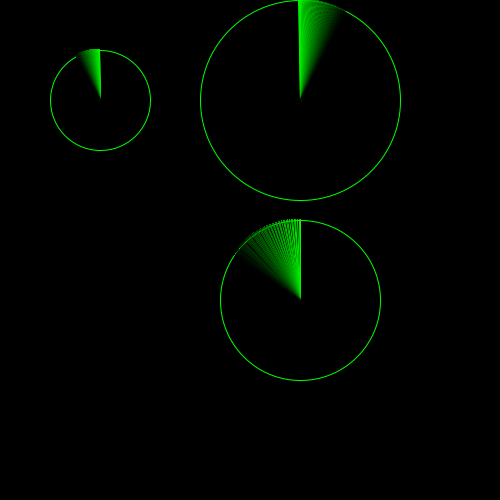
Frame 1 (no input)
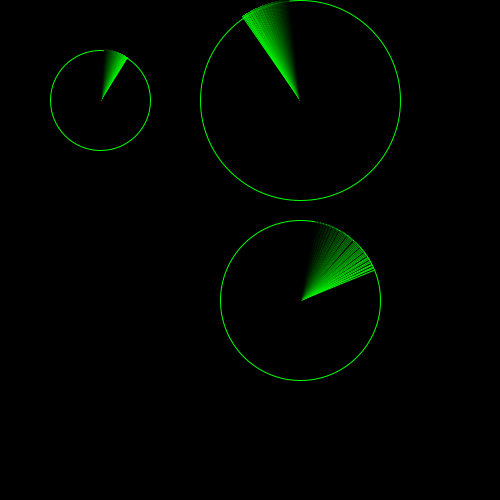
Frame 60 (the mouse pressed at the canvas centre just before this capture)
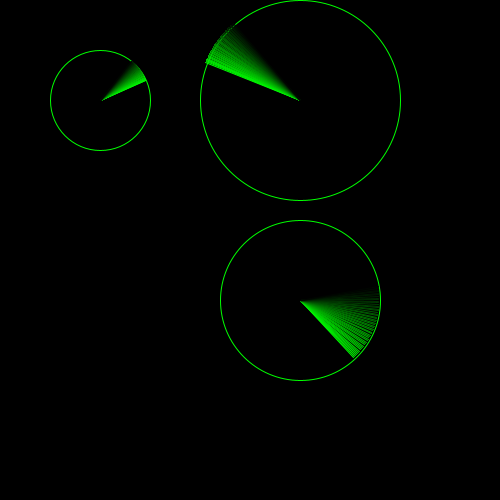
Frame 120 (the mouse held since frame 60 and released just before this capture)

The Processing sketch that drew these frames (run headless with seeded random() and noise(); from frame 60 on, the mouse is pressed at the canvas centre):

// Processing sketch: RadarExample
// ── RadarExample.pde
void setup()
{
  size(500, 500);
  cx = width / 2;
  cy = height / 2;
  smooth();
  
  radars.add(new Radar(100, 100, 50, 0.01f));  
  radars.add(new Radar(300, 100, 100, -0.01f));
  radars.add(new Radar(300, 300, 80, 0.02f));   
}

float speed = 0.01;
int trailLength = 50;  
float theta = 0;
float cx, cy;
float radius = 200;
ArrayList<Radar> radars = new ArrayList<Radar>();

void drawRadar()
{
  background(0);
  stroke(0, 255, 0);
  noFill();
  ellipse(cx, cy, radius * 2, radius * 2);

  float intensityChange = 255.0f / trailLength;
  for(int i = 0 ; i < trailLength ; i ++)
  {
    float lineTheta = theta - (i * speed);
    stroke(0, 255 - (i * intensityChange), 0);
    float x = cx + sin(lineTheta) * radius;
    float y = cy - cos(lineTheta) * radius;
    line(cx, cy, x, y);
  }
  theta += speed;
}

void draw()
{
  background(0);
  for(Radar r:radars)
  {
    r.update();
    r.render();
  }
}
// ── Radar.pde
class Radar
{
  float speed = 0.01;
  int trailLength = 50;  
  float theta = 0;
  float cx, cy;
  float radius = 200;
  
  Radar(float x, float y, float radius, float speed)
  {
    this.speed = speed;
    cx = x;
    cy = y;
    this.radius = radius;
    this.speed = speed;
  }
  
  void update()
  {
    theta += speed;
  }
  
  void render()
  {
    stroke(0, 255, 0);
    noFill();
    ellipse(cx, cy, radius * 2, radius * 2);
  
    float intensityChange = 255.0f / trailLength;
    for(int i = 0 ; i < trailLength ; i ++)
    {
      float lineTheta = theta - (i * speed);
      stroke(0, 255 - (i * intensityChange), 0);
      float x = cx + sin(lineTheta) * radius - 1;
      float y = cy - cos(lineTheta) * radius - 1;
      line(cx, cy, x, y);
    }
  }
}
